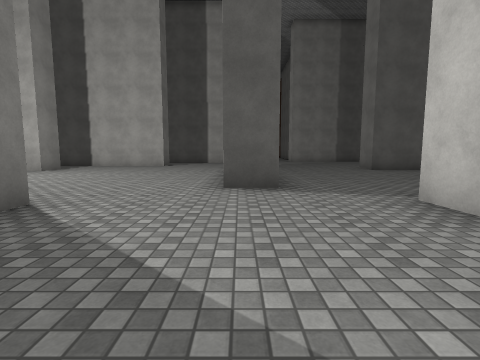
[1] (above)

24 first-person views from a walk through a scene from a Unity 3-D project. The camera is 1.3 m above the floor, tilts 6° down and sees 85° across. The floor is counted in squares, 2 m on a side. Each view is taken from the middle of a square. On the plan, view 1 faces up. The plan holds only what a view shows up to about 9 squares ahead; the rest is blank. The player character is not drawn. Surface patterns are stand-ins for the level's own textures.

[2]
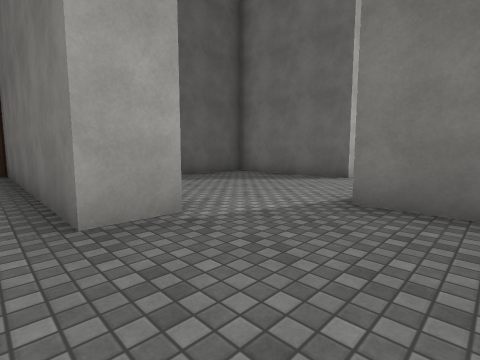

[3]
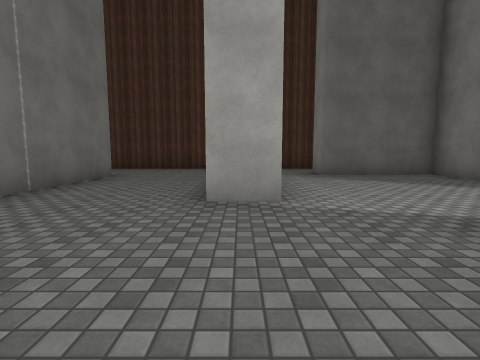

[4]
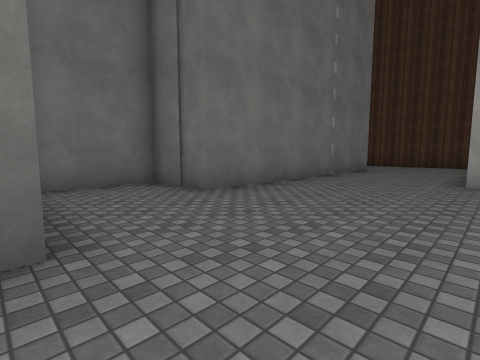

[5]
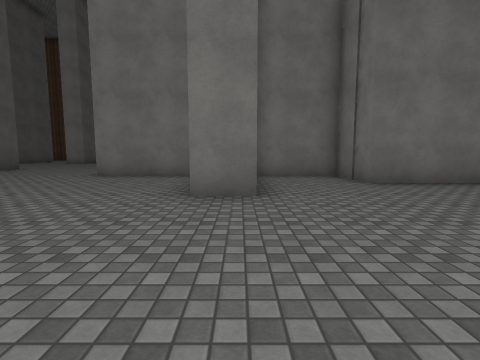

[6]
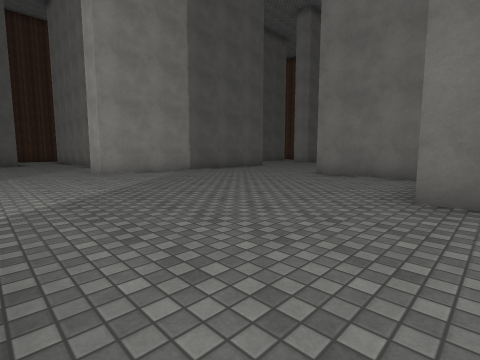

[7]
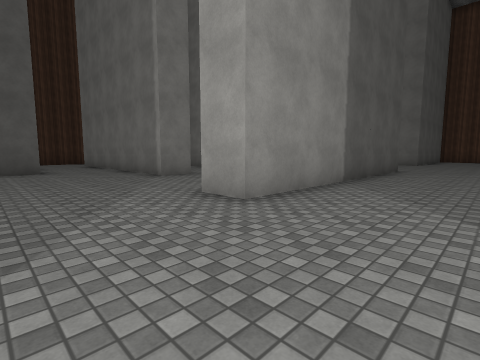

[8]
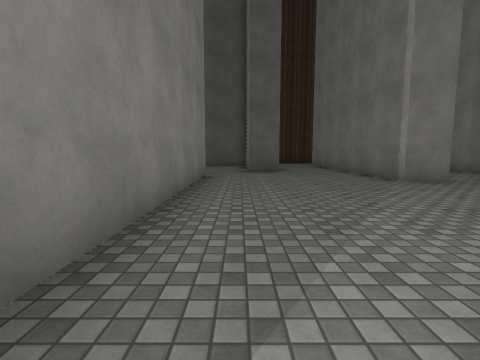

[9]
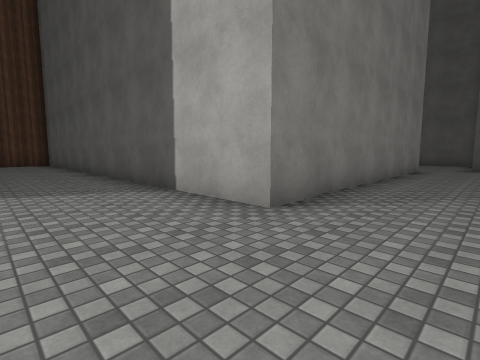

[10]
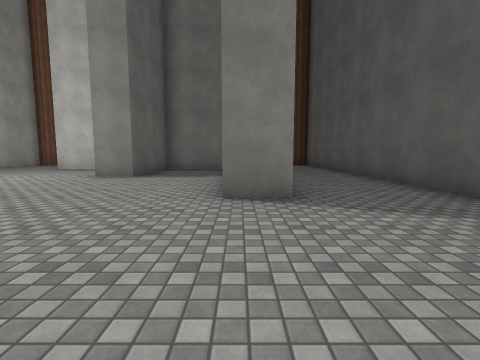

[11]
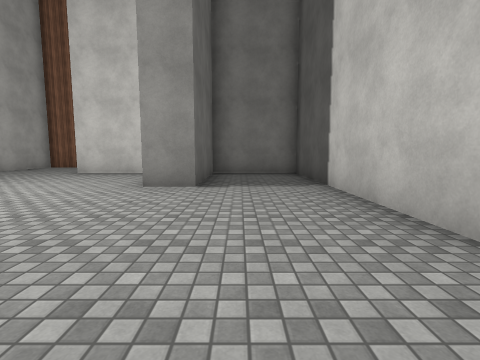

[12]
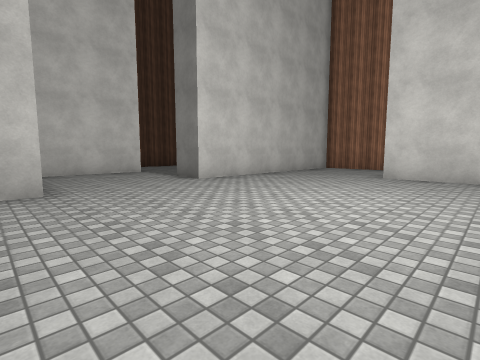

[13]
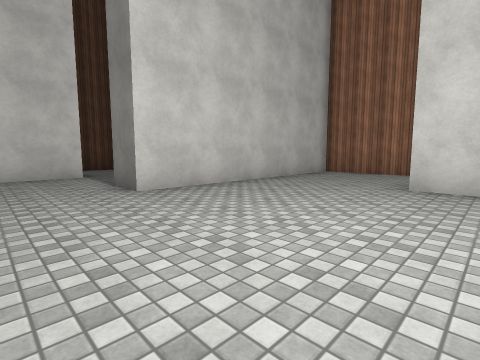

[14]
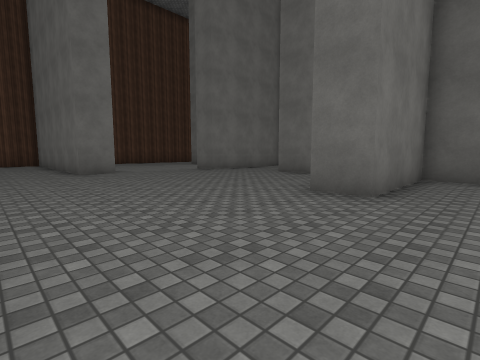

[15]
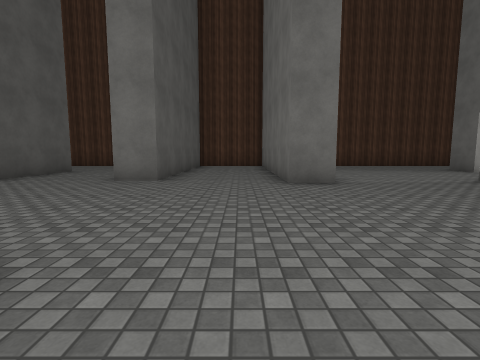

[16]
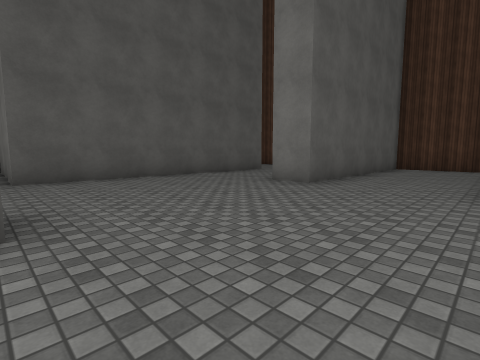

[17]
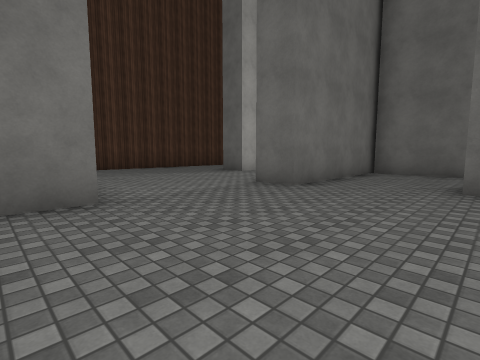

[18]
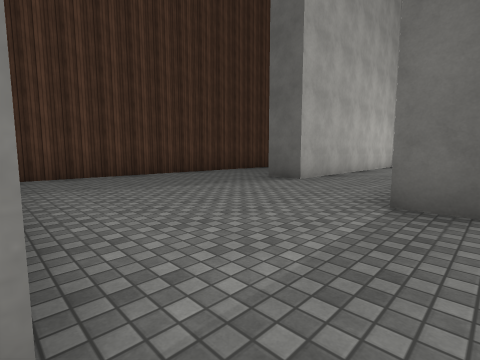

[19]
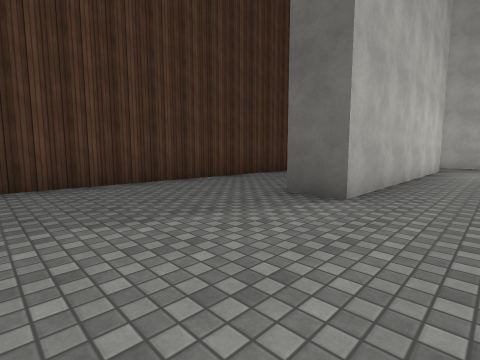

[20]
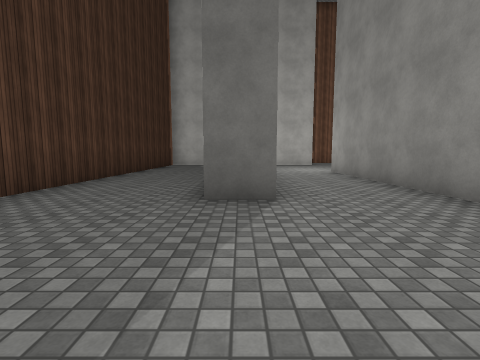

[21]
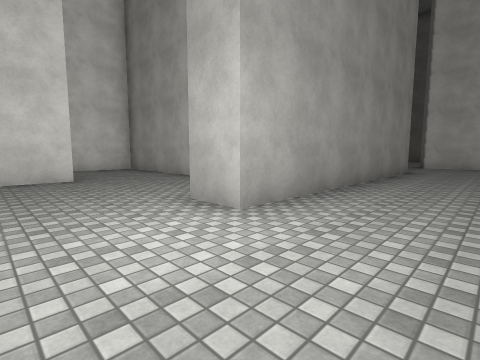

[22]
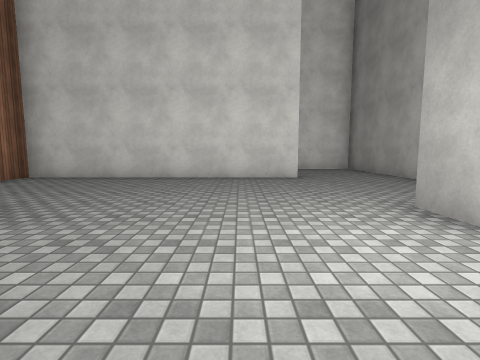

[23]
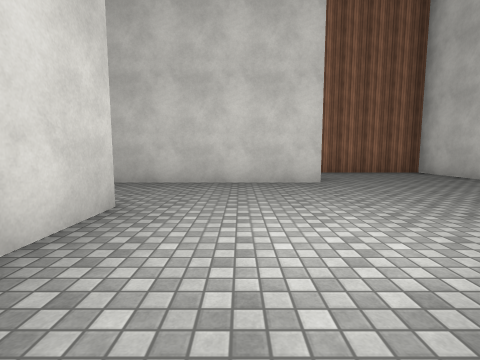

[24]
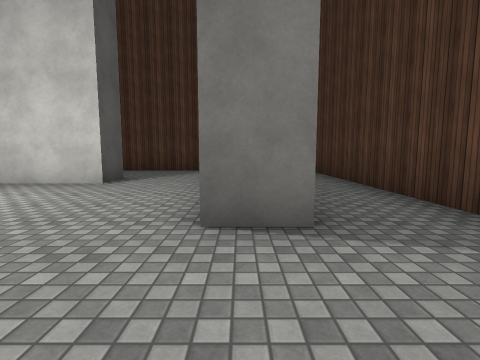

### Floor plan
Points are (right, up) in squares from view 1. A wall is a line through its corners. A room is listed if a view was taken in it or the views show most of it. See-through windows are left out.
Room 1 (view 1)
walls: (2.5, 2.6) (2.5, 3.6) (3.4, 3.6); (0.7, 4.7) (-0.4, 4.7); (-2.7, 3.3) (-2.7, -0.6) (0.7, -0.6)
ways out: opening at (0.6, 3.8) to room 2; opening at (1.5, -1)
Room 2 (views 2, 3, 4, 5, 6, 7, 8, 9, 10, 11, 12, 13, 14, 15, 16, 17, 18, 19, 20, 21, 22, 23, 24)
walls: (7.2, 10.7) (8.3, 10.7) (8.3, 14) (9.4, 14); (4.9, 9.6) (4.9, 10.8); (11.1, 10.7) (12.5, 10.7); (0.7, 5.9) (0.7, 4.7); (11.8, 6.3) (8.9, 6.3); (3.4, 3.6) (3.4, -3.5); (14.9, 9.6) (14.9, 11.6) (15.9, 11.6) (15.9, 4.1) (14.9, 4.1); (11.2, 3.6) (11.2, -3.5) (21.8, -3.5); (11.1, 18.5) (3.6, 18.5) (3.6, 19.5); (-3.7, 13.9) (-3.7, 12.8) (-10.2, 12.8) (-10.2, 10.2) (-6.9, 10.2) (-6.9, 9.1); (15.6, 14.9) (15.6, 15.9) (19, 15.9); (6.6, -0.2) (6.6, 7.3) (8.3, 7.3) (8.3, 9.6); (5.8, 22.8) (4.7, 22.8) (4.7, 26); (-3.8, 3.3) (-2.7, 3.3); (8.3, 25) (8.3, 26.1); (0, 24.6) (0, 16.4) (-9, 16.4); (2.4, 25.7) (1.2, 25.7); (15.2, -1.8) (15.2, -0.6) (19.8, -0.6); (19.5, 1.9) (18.5, 1.9) (18.5, 9.4) (19.5, 9.4); (-5.5, -0.6) (-4.1, -0.6); (-10.2, 8) (-10.2, 5.9); (21, 18.9) (16, 18.9) (16, 20); (22.5, 16.5) (22.5, 17.4); (19, 22.8) (11.5, 22.8) (11.5, 27.1); (22.5, 4) (22.5, 14.4); (-13.5, 5.2) (-13.5, 2.7) (-6.9, 2.7) (-6.9, 1.6)
ways out: opening at (0.6, 3.8) to room 1; opening at (-6.5, 0.5); opening at (1, 25); opening at (13.5, 10); opening at (18.5, 21.5)

Where each view was taken, in squares from view 1:
view 1: 0 up, 0 right, facing up
view 2: 6 up, 4 right, facing down-left
view 3: 7 up, 3 right, facing down
view 4: 10 up, 3 right, facing down-right
view 5: 10 up, 1 right, facing right
view 6: 10 up, 1 right, facing up-right
view 7: 16 up, 1 right, facing up-right
view 8: 17 up, 1 right, facing up
view 9: 14 up, 2 right, facing up-left
view 10: 13 up, 0 right, facing left
view 11: 11 up, 2 left, facing left
view 12: 8 up, 3 left, facing down-left
view 13: 7 up, 5 left, facing down-left
view 14: 18 up, 7 right, facing down-right
view 15: 17 up, 10 right, facing right
view 16: 16 up, 11 right, facing up-right
view 17: 16 up, 12 right, facing down-right
view 18: 15 up, 15 right, facing down-right
view 19: 13 up, 17 right, facing down-right
view 20: 13 up, 19 right, facing down
view 21: 2 up, 18 right, facing up-left
view 22: 2 up, 18 right, facing left
view 23: 5 up, 17 right, facing down
view 24: 1 down, 13 right, facing right
